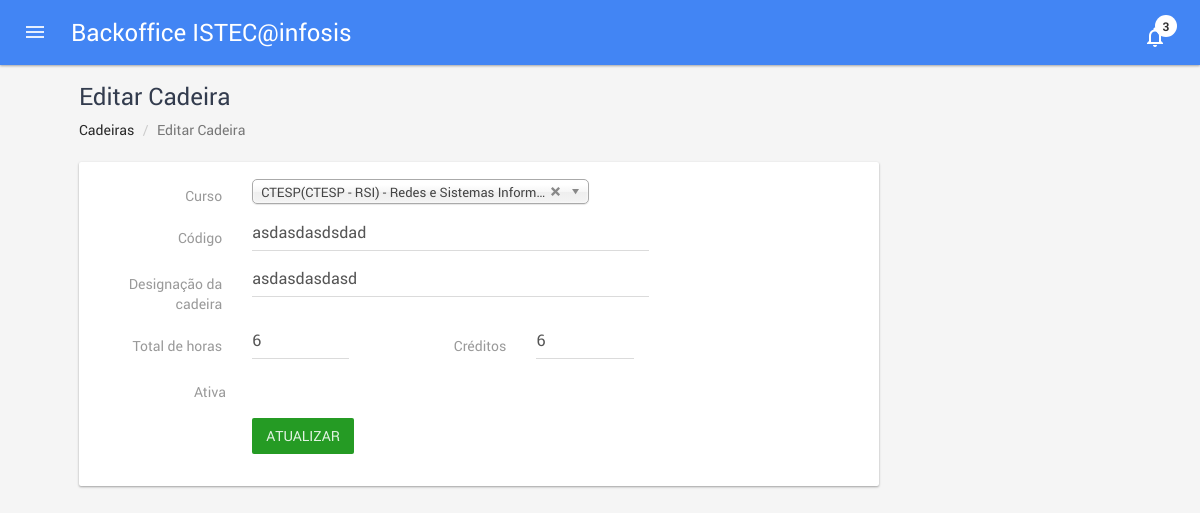
The page /class_edit.php?id=4 (signed in) on the database its author committed.
### tables this page shows
CREATE TABLE IF NOT EXISTS `tDegrees` (
  `id_degree` int(11) NOT NULL COMMENT 'id do curso',
  `code` varchar(12) NOT NULL COMMENT 'código do curso',
  `fullName` varchar(140) NOT NULL COMMENT 'designação completa do curso',
  `id_degree_level` int(11) NOT NULL
);

CREATE TABLE IF NOT EXISTS `tDegreeLevels` (
  `id_degree_level` int(11) NOT NULL,
  `designation` varchar(100) NOT NULL,
  `semesters` int(11) NOT NULL
);

CREATE TABLE IF NOT EXISTS `tClasses` (
  `id_class` int(11) NOT NULL,
  `id_degree` int(11) NOT NULL,
  `semester` int(11) NOT NULL,
  `code` varchar(16) NOT NULL,
  `fullName` varchar(140) NOT NULL,
  `credits` int(11) NOT NULL,
  `hours` int(11) NOT NULL,
  `aulas` int(11) NOT NULL,
  `active` tinyint(1) NOT NULL DEFAULT '1'
);

### classes/degree.class.php (called while the page is built, shortened)
<?php
class degree {
  public function degrees($id_degree_level = -1) {
    try {
      $db = new database();
      $con = $db->getCon();
      $sql = '
        SELECT tDegrees.id_degree,
          tDegreeLevels.designation,
          tDegrees.code,
          tDegrees.fullName
        FROM tDegrees, tDegreeLevels
        WHERE tDegrees.id_degree_level = tDegreeLevels.id_degree_level
          AND (tDegrees.id_degree_level = :idl OR :idl = -1)
        ORDER BY tDegrees.id_degree_level, tDegrees.fullName';
      $data = $con->prepare($sql);
      $data->bindvalue(':idl', $id_degree_level);
      $data->execute();
      $degrees = $data->fetchAll();
      return $degrees;
    }
    catch (PDOException $e) {
      echo("Erro de ligação:" . $e);
      exit();
      return false;
    }
  }
}
?>

### classes/classs.class.php (called while the page is built, shortened)
<?php
class classs {
  public function fetch($id_degree) {
    try {
      $db = new database();
      $con = $db->getCon();
      $sql = '
        SELECT id_degree,
          code,
          fullName,
          credits,
          hours,
          active
        FROM tClasses
        WHERE id_class = :i';
      $data = $con->prepare($sql);
      $data->bindvalue(':i', $id_degree);
      $data->execute();
      $class = $data->fetch();
      return $class;
    }
    catch (PDOException $e) {
      echo("Erro de ligação:" . $e);
      exit();
      return false;
    }
  }
}
?>

### class_edit.php (the view, shortened to what this page needs)
<?php
  require_once 'classes/degree.class.php';
  $d = new degree();
  $degrees = $d->degrees();
  require_once 'classes/classs.class.php';
  $c = new classs();
  $class = $c->fetch($_GET['id']);
?>
<!DOCTYPE html>
<html lang="pt-pt">
  <head>
  </head>
  <body id="UpdateClass">
    <div id="content" class="pmd-content inner-page">
      <div class="container-fluid full-width-container">
        <h1 class="section-title" id="services">
          <span>Editar Cadeira</span>
        </h1>
        <ol class="breadcrumb text-left">
          <li><a>Cadeiras</a></li>
          <li class="active">Editar Cadeira</li>
        </ol>
        <div class="page-content profile-edit section-custom">
          <div class="pmd-card pmd-z-depth">
            <div class="pmd-card-body">
              <form class="form-chosen form-horizontal" method="post">
                <div class="row">
                  <div class="col-lg-9 custom-col-9">
                    <div class="form-group prousername pmd-textfield">
                      <label for="id_degree" class="control-label col-sm-3">Curso</label>
                      <div class="col-sm-9">
                        <select id="id_degree" name="id_degree" class="form-control chosen" data-placeholder="Escolha um nível de curso..">
                          <?php
                            foreach ($degrees as $degree) {
                          ?>
                          <option <?= ($degree['id_degree'] == $class['id_degree']) ? 'selected="true"' : '' ?> value="<?= $degree['id_degree'] ?>"><?= $degree['designation'] . '(' . $degree['code'] . ') - ' . $degree['fullName'] ?></option>
                          <?php } ?>
                        </select>
                      </div>
                    </div>
                    <div class="form-group pmd-textfield">
                      <label class="col-sm-3 control-label" for="code">Código</label>
                      <div class="col-sm-9">
                        <input type="text" id="code" name="code" class="form-control empty" placeholder="" required value="<?= $class['code'] ?>">
                      </div>
                    </div>
                    <div class="form-group pmd-textfield">
                      <label class="col-sm-3 control-label" for="fullName">Designação da cadeira</label>
                      <div class="col-sm-9">
                        <input type="text" id="fullName" name="fullName" class="form-control empty" placeholder="" required value="<?= $class['fullName'] ?>">
                      </div>
                    </div>
                    <div class="form-group pmd-textfield  col-sm-6">
                      <label class="col-sm-6 control-label" for="hours">Total de horas</label>
                      <div class="col-sm-6">
                        <input type="number" id="hours" name="hours" class="form-control" min="0" max="1000" required value="<?= $class['hours'] ?>">
                      </div>
                    </div>
                    <div class="form-group pmd-textfield col-sm-6">
                      <label class="col-sm-6 control-label" for="credits">Créditos</label>
                      <div class="col-sm-6">
                        <input type="number" id="credits" name="credits" class="form-control empty" min="0" max="1000" required value="<?= $class['credits'] ?>">
                      </div>
                    </div>
                    <div class="form-group checkbox pmd-default-theme pmd-textfield col-sm-12">
                      <label for="active" class="pmd-checkbox pmd-checkbox-ripple-effect col-sm-12">
                        <span class="col-sm-3 text-right ">Ativa</span>
                        <div class="col-sm-9">
                        </div>
                      </label>
                    </div>
                    <div class="form-group btns margin-bot-30">
                      <div class="col-sm-9 col-sm-offset-3">
                        <button type="submit" class="btn btn-success pmd-ripple-effect">Atualizar</button>
                      </div>
                    </div>
                  </div>
                </div>
              </form>
            </div>
          </div>
        </div>
      </div>
    </div>
  </body>
</html>

### rows shown on the page
tdegrees: id_degree_level.designation "CTESP", code "CTESP - RSI", fullName "Redes e Sistemas Inform…"
tclasses: code "asdasdasdsdad", fullName "asdasdasdasd", hours "6", credits "6"

### other values the page prints
$GLOBALS['appname'] "ISTEC@infosis"
